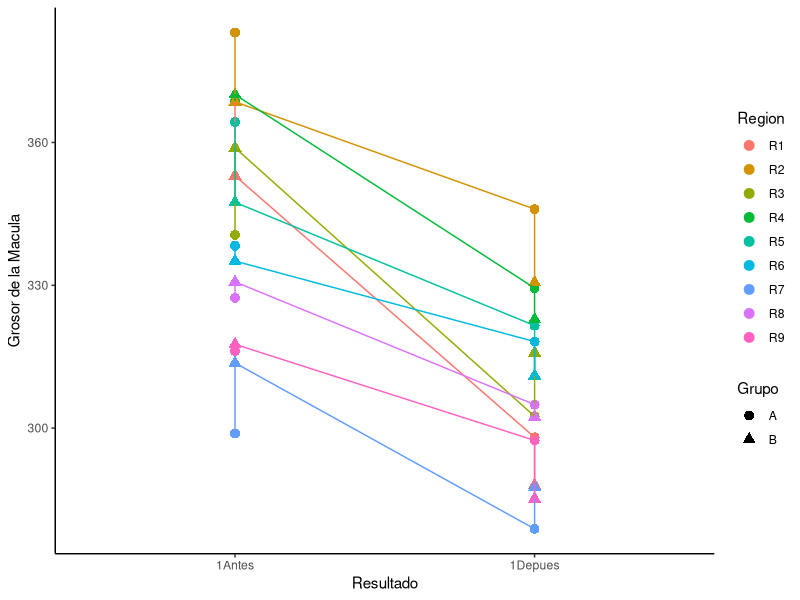

Generate this figure with R:
## ---- chunk 1
knitr::opts_chunk$set(echo = FALSE, warning = FALSE, error = FALSE, message = FALSE)
library(tidyverse)
library(dplyr)
library(knitr)
library(bookdown)
library(ggplot2)
library(kableExtra)
## ---- chunk 2
AV<- read_csv("AV.csv")

D3<- AV %>% group_by(Grupo) %>%
  summarize (R1 = mean(Pre1), 
            R2 = mean(Pre2), 
            R3 = mean(Pre3), 
            R4 = mean(Pre4), 
            R5 = mean(Pre5), 
            R6 = mean(Pre6), 
            R7 = mean(Pre7), 
            R8 = mean(Pre8), 
            R9 = mean(Pre9)) %>%
  pivot_longer(starts_with("R"), names_to = "Region", values_to = "Media")


## ---- chunk 3
AV<- read_csv("AV.csv")
S3<- AV %>% group_by(Grupo) %>%
  summarize(R1 = sd(Pre1),  
            R2 = sd(Pre2), 
            R3 = sd(Pre3),
            R4 = sd(Pre4), 
            R5 = sd(Pre5),
            R6 = sd(Pre6),
            R7 = sd(Pre7), 
            R8 = sd(Pre8), 
            R9 = sd(Pre9))%>%
  pivot_longer(starts_with("R"), names_to = "Region", values_to = "SDpre")
## ---- chunk 4
AV<- read_csv("AV.csv")
S4<- AV %>% group_by(Grupo) %>%
  summarize(R1 = sd(Pos1),
            R2 = sd(Pos2),
            R3 = sd(Pos3),
            R4 = sd(Pos4), 
            R5 = sd(Pos5), 
            R6 = sd(Pos6),  
            R7 = sd(Pos7), 
            R8 = sd(Pos8), 
            R9 = sd(Pos9))%>%
  pivot_longer(starts_with("R"), names_to = "Region", values_to = "SDpos")

## ---- chunk 5
AV<- read_csv("AV.csv")
D4<- AV %>% group_by(Grupo) %>%
  summarize(R1 = mean(Pos1), 
            R2 = mean(Pos2),  
            R3 = mean(Pos3), 
            R4 = mean(Pos4), 
            R5 = mean(Pos5), 
            R6 = mean(Pos6),
            R7 = mean(Pos7), 
            R8 = mean(Pos8), 
            R9 = mean(Pos9)) %>%
  pivot_longer(starts_with("R"), names_to = "Region", values_to = "Med")


## ---- chunk 6

J2<- full_join(D3,S3)

## ---- chunk 7

J3<- full_join(D4,S4)

## ---- chunk 8

J4<- full_join(J2,J3)

knitr::kable(J4, digits = 2, caption = "Diferencia entre en grosor de la Macula Pre y Post Tx", 
    full_width = F, col.names =c('Grupo',' Región', 'Media Pre tx', 'SD', 'Media Post Tx', 'SD'), align = "cccc") %>% 
  kable_styling(bootstrap_options = c("striped", 
    "hover", "condensed"), full_width = F)%>% 
    scroll_box(width = "500px", height = "300px")
## ---- chunk 9
AV<- read_csv("AV.csv")
D5<- AV %>% group_by(Grupo) %>%
  summarize(R1 = mean(Pos1), 
            R2 = mean(Pos2),  
            R3 = mean(Pos3), 
            R4 = mean(Pos4), 
            R5 = mean(Pos5), 
            R6 = mean(Pos6),
            R7 = mean(Pos7), 
            R8 = mean(Pos8), 
            R9 = mean(Pos9)) %>%
  pivot_longer(starts_with("R"), names_to = "Region", values_to = "Med")%>%
  pivot_wider(names_from = Grupo, values_from=Med)



knitr::kable(D5, digits = 2, caption = "Diferencia entre en grosor de la macula entre tratamientos", 
    full_width = F, col.names =c('Region',' Media Tx A', 'Media Tx B'), align = "cccc") %>% 
  kable_styling(bootstrap_options = c("striped", 
    "hover", "condensed"), full_width = F)%>% 
    scroll_box(width = "400px", height = "300px")

## ---- chunk 10
AV<- read_csv("AV.csv")
A1<- AV %>% group_by(Grupo) %>%
  summarize (R1 = mean(Pre1), 
             R2 = mean(Pre2), 
             R3 = mean(Pre3), 
             R4 = mean(Pre4), 
             R5 = mean(Pre5), 
             R6 = mean(Pre6), 
             R7 = mean(Pre7), 
             R8 = mean(Pre8), 
             R9 = mean(Pre9)) %>%
  pivot_longer(starts_with("R"), names_to = "Region", values_to = "1Antes")
## ---- chunk 11

AV<- read_csv("AV.csv")

A2<- AV %>% group_by(Grupo) %>%
  summarize(R1 = mean(Pos1), 
            R2 = mean(Pos2),  
            R3 = mean(Pos3), 
            R4 = mean(Pos4), 
            R5 = mean(Pos5), 
            R6 = mean(Pos6),
            R7 = mean(Pos7), 
            R8 = mean(Pos8), 
            R9 = mean(Pos9)) %>%
  pivot_longer(starts_with("R"), names_to = "Region", values_to = "1Depues")

## ---- chunk 12
AV<- read_csv("AV.csv")
A3<- full_join (A1, A2)%>% 
  pivot_longer(starts_with("1"), names_to = "Resultado", values_to = "Media")
## ---- chunk 13
ggplot(A3, aes(x= Resultado, y= Media, col=Region, group=Region)) +
  geom_point(aes(shape=Grupo), size=3)+
  geom_line(show.legend = F)+
  theme_classic()+
  ylab ("Grosor de la Macula")+
xlab("Resultado")
